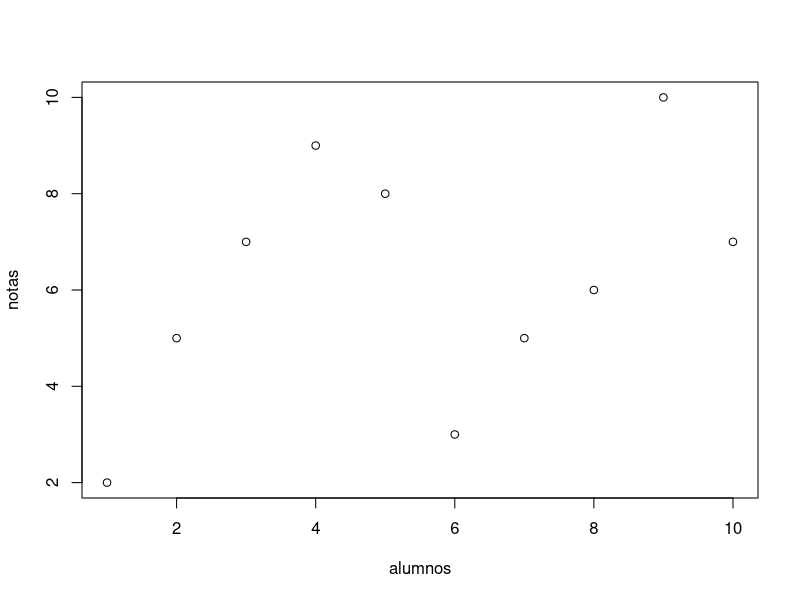
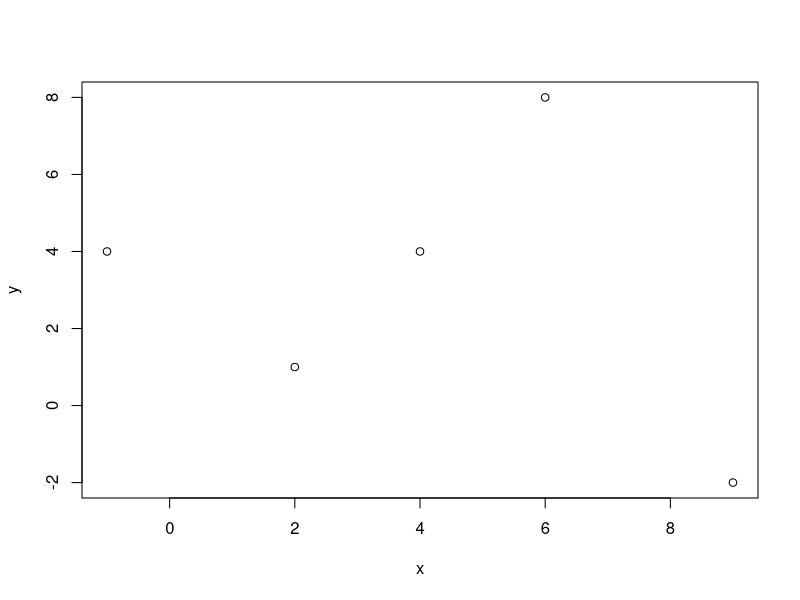
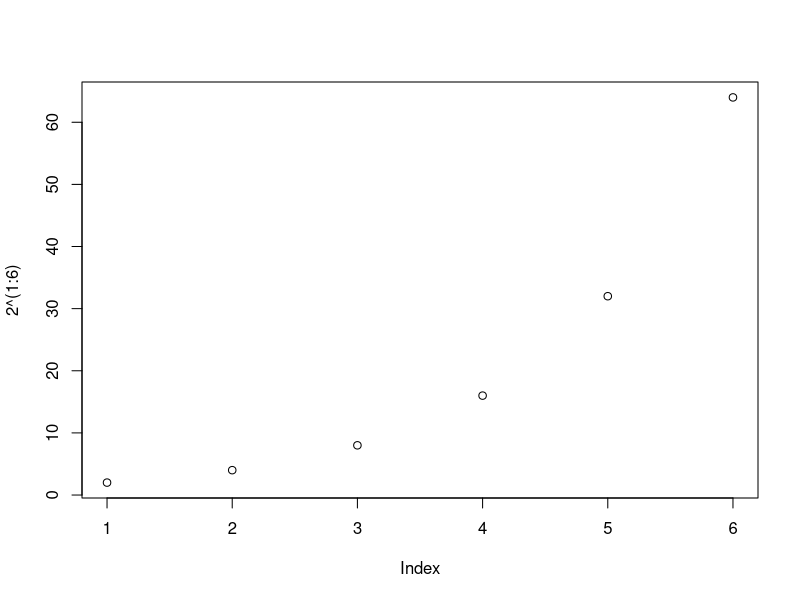
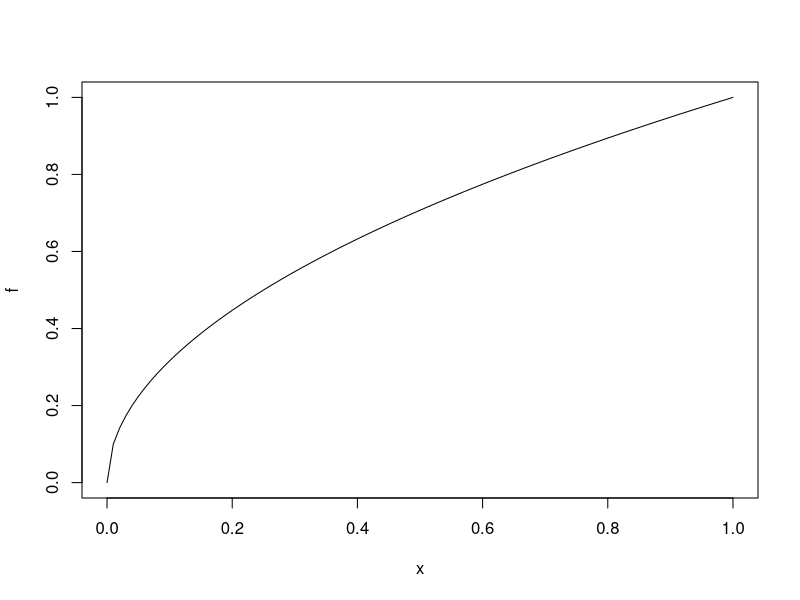
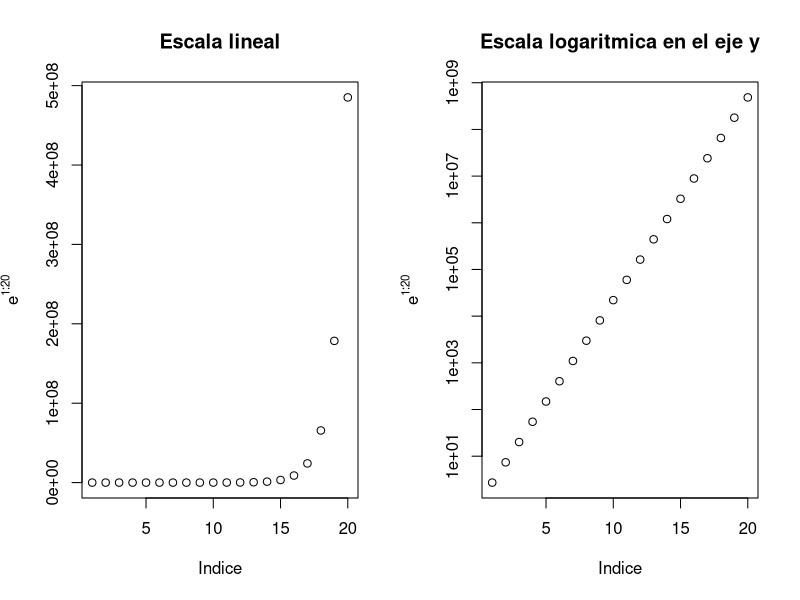
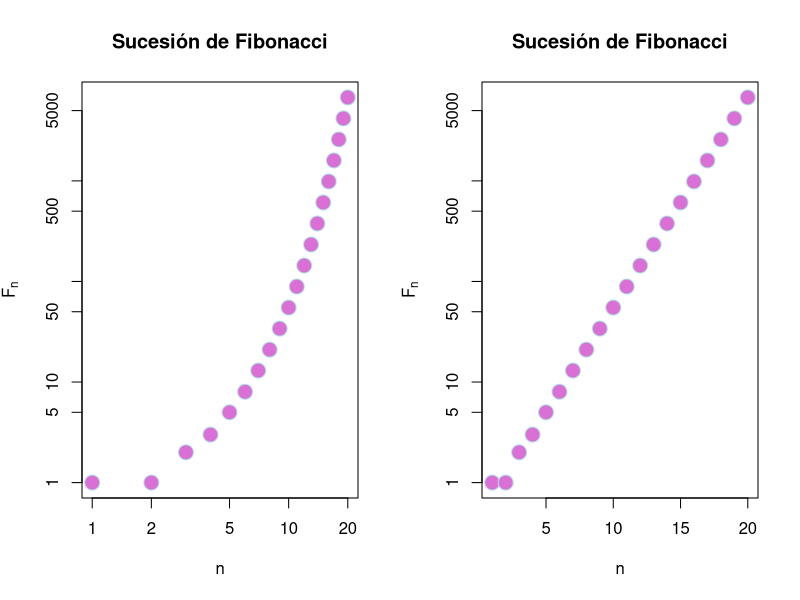
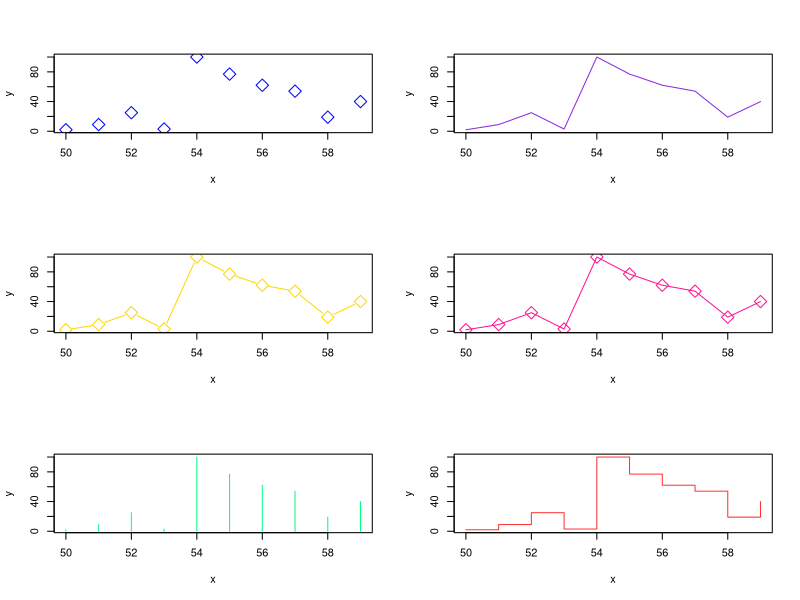
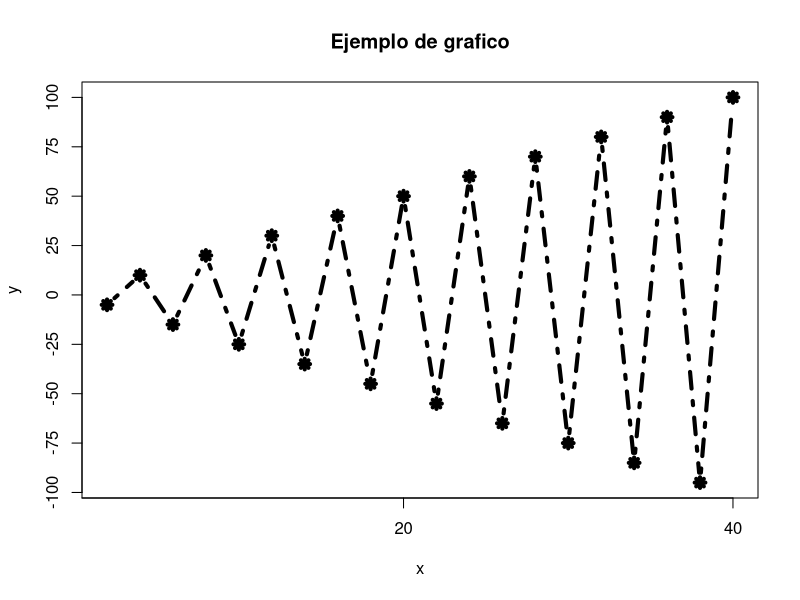

The R source for these figures, in order:
## ---- chunk 1
knitr::opts_chunk$set(echo = TRUE)
## ---- chunk 2
alumnos = c(1:10)
notas = c(2,5,7,9,8,3,5,6,10,7)
plot(alumnos, notas)
## ---- chunk 3
x= c(2, 6, 4, 9, -1)
y = c(1, 8, 4, -2, 4)
plot(x,y)
## ---- chunk 4
plot(2^(1:6))
## ---- chunk 5
f <- function(x){sqrt(x)}
plot(f)
## ---- chunk 6
par(mfrow = c(1,2))
plot = plot(exp(1:20), xlab = "Indice", ylab = expression(e^{1:20}), main = "Escala lineal")
plotLog = plot(exp(1:20), log="y", xlab = "Indice", ylab = expression(e^{1:20}), main = "Escala logaritmica en el eje y")
## ---- chunk 7
n = 1:20
fib = (1/sqrt(5))*((1+sqrt(5))/2)^n-(1/sqrt(5))*((1-sqrt(5))/2)^n
fib
par(mfrow = c(1,2))
plot(fib, xlab = "n", ylab = expression(F[n]), main = "Sucesión de Fibonacci", pch = 21, cex = 2, col = "powderblue", bg="orchid", log = "xy")
plot(fib, xlab = "n", ylab = expression(F[n]), main = "Sucesión de Fibonacci", pch = 21, cex = 2, col = "powderblue", bg="orchid", log = "y")
par(mfrow = c(1,1))
## ---- chunk 8
par(mfrow = c(3,2))
x = c(50:59)
y = c(2,9,25,3,100,77,62,54,19,40)
plot(x,y, pch=23, cex=2, col = "blue", type = "p")
plot(x,y, pch=23, cex=2, col = "blueviolet", type = "l")
plot(x,y, pch=23, cex=2, col = "gold", type = "b")
plot(x,y, pch=23, cex=2, col = "deeppink", type = "o")
plot(x,y, pch=23, cex=2, col = "springgreen", type = "h")
plot(x,y, pch=23, cex=2, col = "firebrick1", type = "s")
par(mfrow = c(1,1))
## ---- chunk 9
x = (2*(1:20))
y = (-1)^(1:20)*5*(1:20)
plot(x, y, main = "Ejemplo de grafico", pch = 8, cex = 1, type = "b", lty = 4, lwd = 4, xaxp = c(0,40,2), yaxp = c(-100,100,8))
## ---- chunk 10
plot(n, fib, pch = 21, col = "red", bg = "yellow", cex = 1.2, type = "o", lty = "dashed", lwd = 2, xlim = c(1,10), ylim = c(1,100), xaxp = c(1,10,3), yaxp = c(0,100,10))
## ---- chunk 11
x = (2*(1:20))
y = (-1)^(1:20)*5*(1:20)
plot(x, y, main = "Poniendo un punto y una recta", pch = 8, cex = 1, type = "b", lty = 4, lwd = 4, xaxp = c(0,40,2), yaxp = c(-100,100,8))
points(20, 0, col ="red", cex = 4, pch =16)
abline(h=0, lty=2, col = "dodgerblue")
## ---- chunk 12
f <- function(x){
  x^2 - 2*x + sqrt(abs(x))
}
plot(f, xlim = c(-3,3))
points(0,0, pch = 19)
points(-3:3, (-3:3)^2, col = "blue")
abline(2,3, lty = "dashed", col = "red")
abline(v = 2, lty = "dashed", col = "green")
abline(h = 5, lty = "dashed", col = "gray")
## ---- chunk 13
f <- function(x){x^2}
plot(f, xlim = c(-3,3), col = "red", lwd = 2, ylab = expression(y^2), xlab = "x")
abline(h=0:9, v=-3:3, lty="dotted", col="grey")
## ---- chunk 14
plot(tan, xlim = c(-pi, pi), ylim = c(-5,5))
abline(v = c(-pi/2, pi/2), col = "red")
## ---- chunk 15
plot(tan, xlim = c(-pi, pi), ylim = c(-5, 5))
## ---- chunk 16
alumnos = c(1:10)
notas = c(2,5,7,9,8,3,5,6,10,7)
plot(alumnos, notas, main = "Grafico con texto")
text(alumnos, notas, labels = c("S","A","N","E","N","S","A","A","E","N"), pos=c(rep(3,times = 8),1,3))
## ---- chunk 17
plot(0,0)
text(0,0, labels = "debajo", pos = 1)
text(0,0, labels = "izquierda", pos = 2)
text(0,0, labels = "arriba", pos = 3)
text(0,0, labels = "derecha", pos = 4)
points(0,1)
text(0,1, labels = "centro")
## ---- chunk 18
f <- function(x){x^2}
plot(f, xlim=c(-3,3), ylim = c(-10,10))
points(-3:3, f(-3:3), pch = 19)
lines(-3:3, f(-3:3), lwd=2, lty = "dotted", col="red")
curve(x^3, lty = "dashed", col = "blue", add = TRUE)
curve(x^4, lty = "dashed", col = "green", add = TRUE)
## ---- chunk 19
x = c(5*(1:20))
plot(x, c(exp(-x)+(-1)^x*x/2*sin(x)^2))
lines(c(20,10,40,80,60,60,20), c(20,0,-20,-20,40,0,20), lwd =2, col = "darkslategray1")
curve(20*sin(x), add = TRUE, col = "green")
## ---- chunk 20
x = seq(0,2*pi,0.1)
plot(x,sin(x),type="l",col="blue",lwd=3, xlab="", ylab ="")
lines(x,cos(x),col="green",lwd=3)
lines(x,tan(x),col="purple",lwd=3)
legend("bottomleft", col = c("blue","green", "purple"), legend = c("Seno", "Coseno", "Tangente"), lwd = 3, bty="l")
## ---- chunk 21
f <- function(x){x^2}
plot(f, xlim=c(-3,3), ylim = c(-10,10))
points(-3:3, f(-3:3), pch = 19)
lines(-3:3, f(-3:3), lwd=2, lty = "dotted", col="red")
curve(x^3, lty = "dashed", col = "blue", add = TRUE)
curve(x^4, lty = "dashed", col = "orangered", add = TRUE)
legend("bottomright",
       legend = c(expression(x^2), expression(x^3), expression(x^4)),
       lwd = 2,
       col = c("red","blue","orangered"),
       lty = c("dotted", "dashed", "dashed")
       ) 
## ---- chunk 22
x = c(5*(1:10))
plot(x, c(exp(-x)+(-1)^x*x/2*sin(x)^2), xlab = "", ylab = "",
     main = "Grafico con varios elementos")
segments(10,0,40,0, col = "red", lwd = 4)
arrows(10,0,40,-10, col="blue", length = 0.5, angle = 5, code = 3)
symbols(40,0,stars=cbind(1,.5,1,.5,1,.5,1,.5,1,.5), add = TRUE, lwd = 3, inches = 0.5)
symbols(40,0,stars=cbind(1,.5,1,.5,1,.5,1,.5,1,.5), add = TRUE, lwd = 3)
polygon(c(20,30,40), c(10,-10,10), col = "gold", density = 3, angle = 90, lty = 4, lwd = 5)
